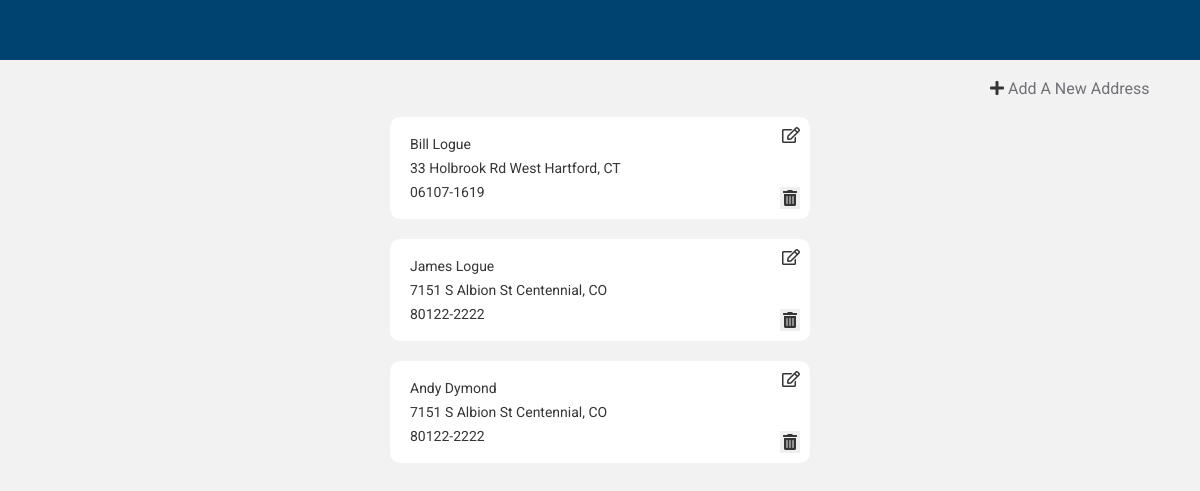
The page /address_book on the database as committed earlier.
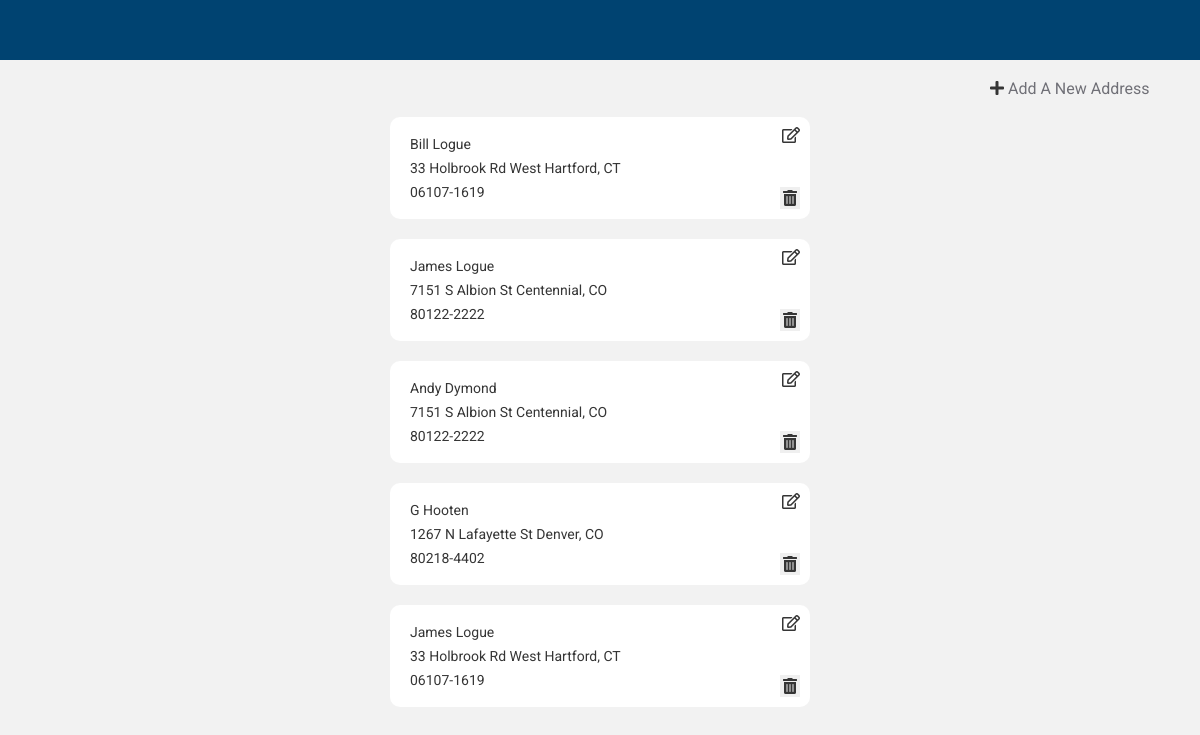
The same page on the database as committed later.
### app/models.py (models this page shows, shortened)
class Address(db.Model):
    id = db.Column(db.Integer, primary_key=True)
    first_name = db.Column(db.String(64), index=True)
    last_name = db.Column(db.String(64))
    address = db.Column(db.String(128))
    zip_code = db.Column(db.String(64))
    city = db.Column(db.String(64))
    state = db.Column(db.String(64))

### app/routes.py (the view)
@app.route('/address_book', methods=['GET'])
def address_book():
    addresses = Address.query.all()
    return render_template('address_book.html', addresses=addresses)

### app/templates/address_book.html (shortened to what this page needs)
{% extends "base.html" %}
{% block content %}
<div>
  <a href="/address_book/new" id="add-address-button"><i class="fas fa-plus"></i> Add A New Address</a>
  {% for address in addresses %}
  <div class="address-card" id="address-{{ address.id }}">
    <a href="/address_book/edit/{{ address.id }}" class="card-button edit-button"><i class="far fa-edit"></i></a>
    <p>{{address.first_name}} {{ address.last_name }}</p>
    <p>{{address.address}} {{ address.city }}, {{ address.state }}</p>
    <p>{{ address.zip_code }}</p>
    <button type="button" class="card-button delete-button" data-id="{{ address.id }}" onclick="deleteAddress(event)"><i data-id="{{ address.id }}" class="fas fa-trash-alt delete-btn"></i></button>
  </div>
  {% endfor %}
</div>
{% endblock %}

### app/templates/base.html (shortened to what this page needs)
<html>
    <head>
        <link href="https://use.fontawesome.com/releases/v5.0.8/css/all.css" rel="stylesheet">
        <link rel="stylesheet" type="text/css" href="{{ url_for('static', filename = 'css/reset.css') }}">
        <link rel="stylesheet" type="text/css" href="{{ url_for('static', filename = 'css/style.css') }}">
    </head>
    <body>
      <div class="site-header">
      </div>
      {% block content %}
      {% endblock %}
    </body>
</html>

### app/static/css/style.css (style rules this page uses)
body { background: #f2f2f2; min-height: 100vh; }
body * { font-family: 'Roboto', sans-serif; color: #353535; }
a { color: #4581b7; }
p { font-size: 14px; margin: 10px; }
.site-header { min-height: 60px; background:#004371; }
.address-card { background: #ffffff; border-radius: 10px; margin: 20px auto; max-width: 400px; padding: 10px; position: relative; }
.card-button { display: block; font-size: 16px; position: absolute; right: 10; color: #707077 }
.edit-button { top: 10; }
.delete-button { bottom: 10; padding: 3px; }
#add-address-button { color: #707077; display: block; margin: 20px 10px 10px auto; width: 200px; }

Rows that differ between the two databases and show on the page:
added Address: first_name "G", last_name "Hooten", address "1267 N Lafayette St", city "Denver", state "CO", zip_code "80218-4402"
added Address: first_name "James", last_name "Logue", address "33 Holbrook Rd", city "West Hartford", state "CT", zip_code "06107-1619"
